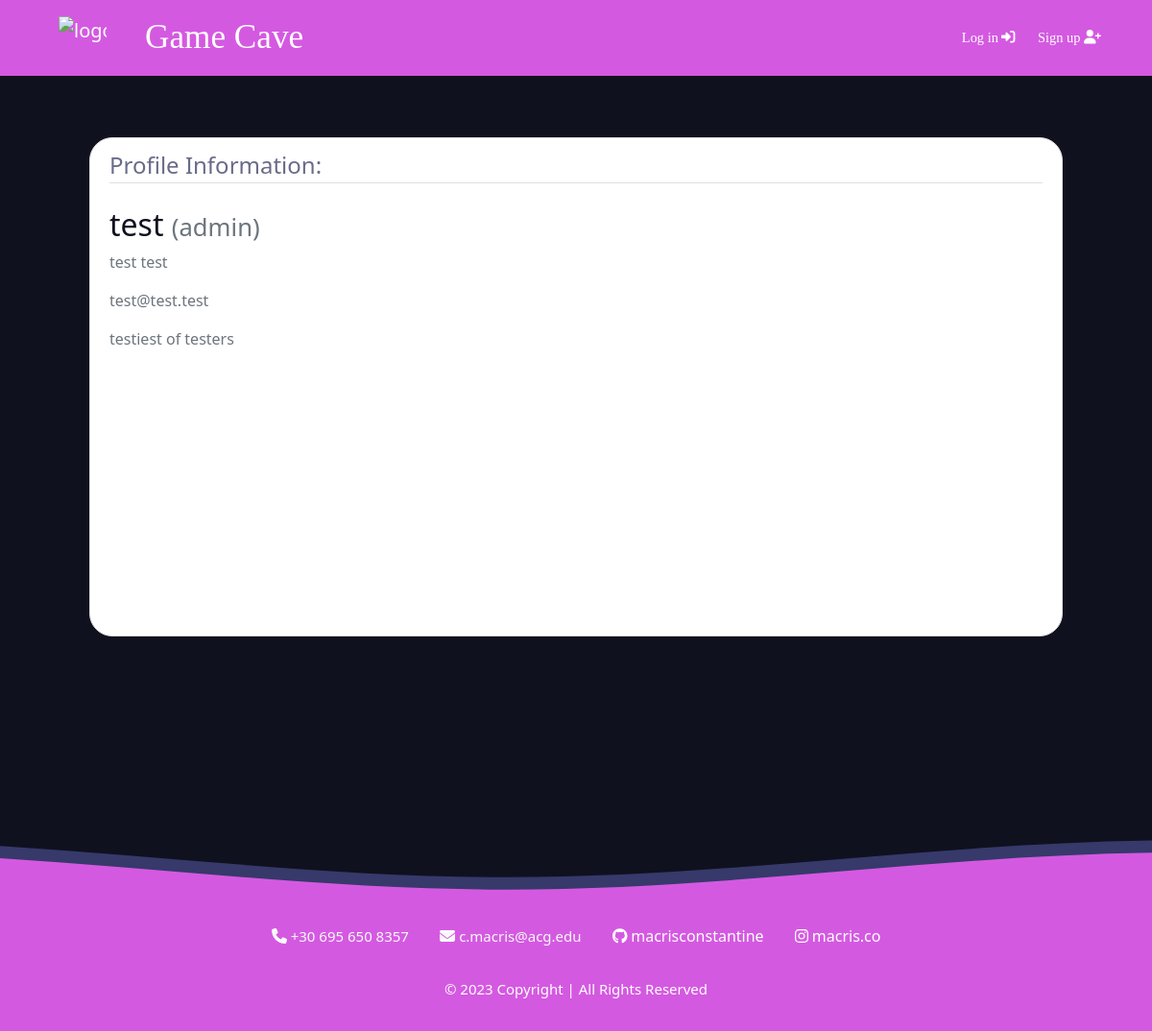
Page /profile/test on the earlier database version.
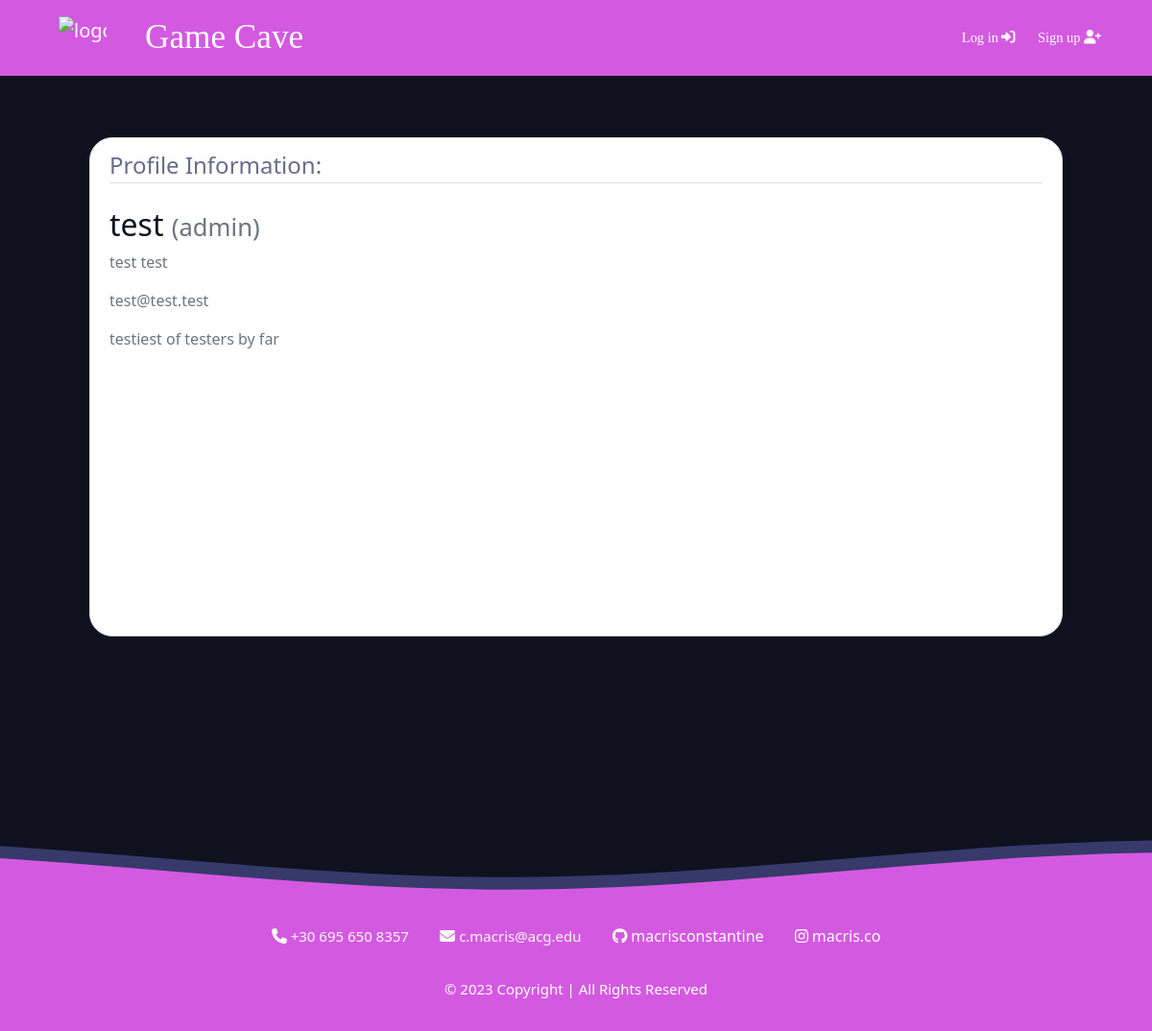
Same page on the later database version.
### users/models.py (models this page shows, shortened)
class CustomUser(AbstractUser):
    STATUS = (
        ('user','user'),
        ('admin','admin'),
    )
    email = models.EmailField(unique=True)
    status = models.CharField(max_length=100, choices=STATUS, default='user')
    description = models.TextField('Description', max_length=600, default='', blank=True)

### users/views.py (the view, shortened to what this page needs)
# urls.py: path('profile/<username>', views.profile, name='profile'),
def profile(request, username):
    user = get_user_model().objects.filter(username=username).first()
    if user:
        form = UserUpdateForm(instance=user)
        return render(
            request=request,
            template_name= "users/profile.html",
            context={"form":form}
    )
    return redirect("homepage")

### users/templates/users/profile.html (shortened to what this page needs)
{% extends "main/header.html" %}
{% load crispy_forms_tags %}
{% block content %}
<div class="content-section m-5" style="min-height:65vh; border-radius:3vh;">
    <legend class="border-bottom mb-4">Profile Information:</legend>
    <form method="POST" enctype="multipart/form-data">
        <div class="media">
            <div class="media-body">
                <h2 class="account-heading">{{ form.instance.username }}
                    <small class="text-muted">({{ form.instance.status }})</small>
                </h2>
                <p class="text-secondary">{{ form.instance.first_name }} {{ form.instance.last_name }}</p>
                <p class="text-secondary">{{ form.instance.email }}</p>
                <p class="text-secondary">{{ form.instance.description }}</p>
            </div>
        </div>
    </form>
</div>
{% endblock content %}

Differences in the rows shown:
changed CustomUser "test": instance.description "testiest of testers" → "testiest of testers by far"
